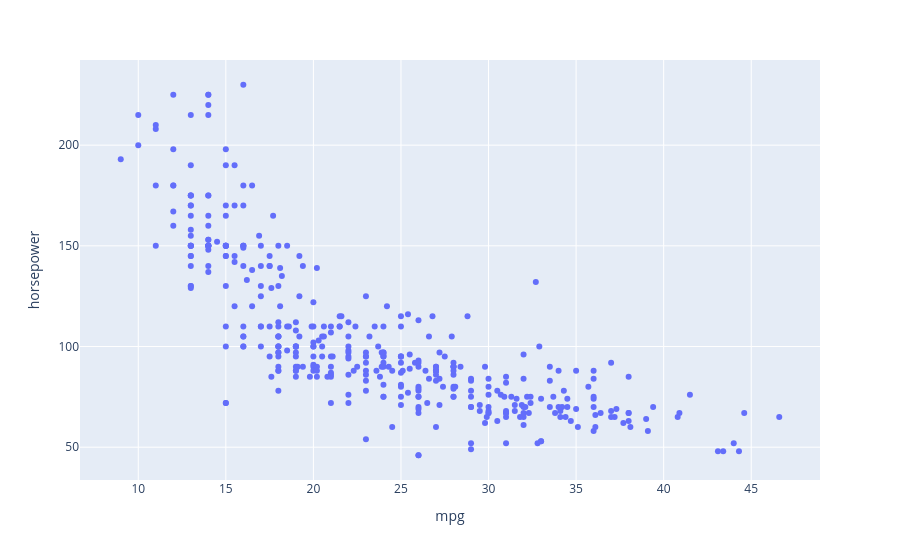

Here is the notebook cell this chart was saved with:
### Markdown cell above
Plotly Library was developed on top of JavaScripts

### Code cell
## Plotly was build on top of javascript and produces html charts
# Scatter plot of horsepower and mpg
fig = px.scatter(data_frame= df, x= "mpg", y= "horsepower")
fig.show()

### Figure 1 — Plotly figure (JSON) as saved in the notebook; plotly's stock layout.template omitted (floating-point values rounded to 4 significant figures; data arrays with more than 128 entries replaced by an {"elided": "..."} marker saying what was removed)
{"data": [{"hovertemplate": "mpg=%{x}<br>horsepower=%{y}<extra></extra>", "legendgroup": "", "marker": {"color": "#636efa", "symbol": "circle"}, "mode": "markers", "name": "", "orientation": "v", "showlegend": false, "type": "scatter", "x": {"elided": "398 float values"}, "xaxis": "x", "y": {"elided": "398 float values"}, "yaxis": "y"}], "layout": {"legend": {"tracegroupgap": 0}, "margin": {"t": 60}, "xaxis": {"anchor": "y", "domain": [0, 1], "title": {"text": "mpg"}}, "yaxis": {"anchor": "x", "domain": [0, 1], "title": {"text": "horsepower"}}}}
